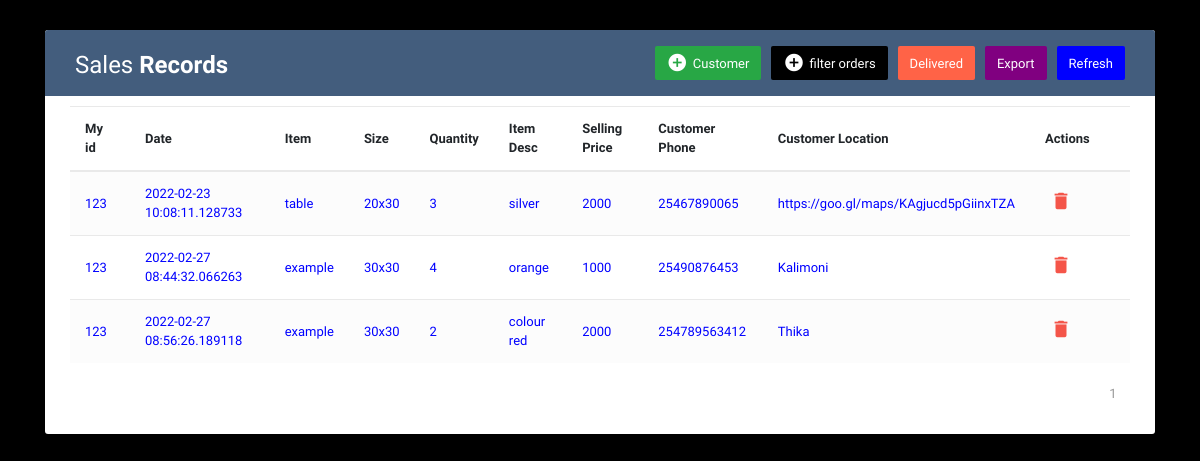
The app's page /sales (signed in), older data.
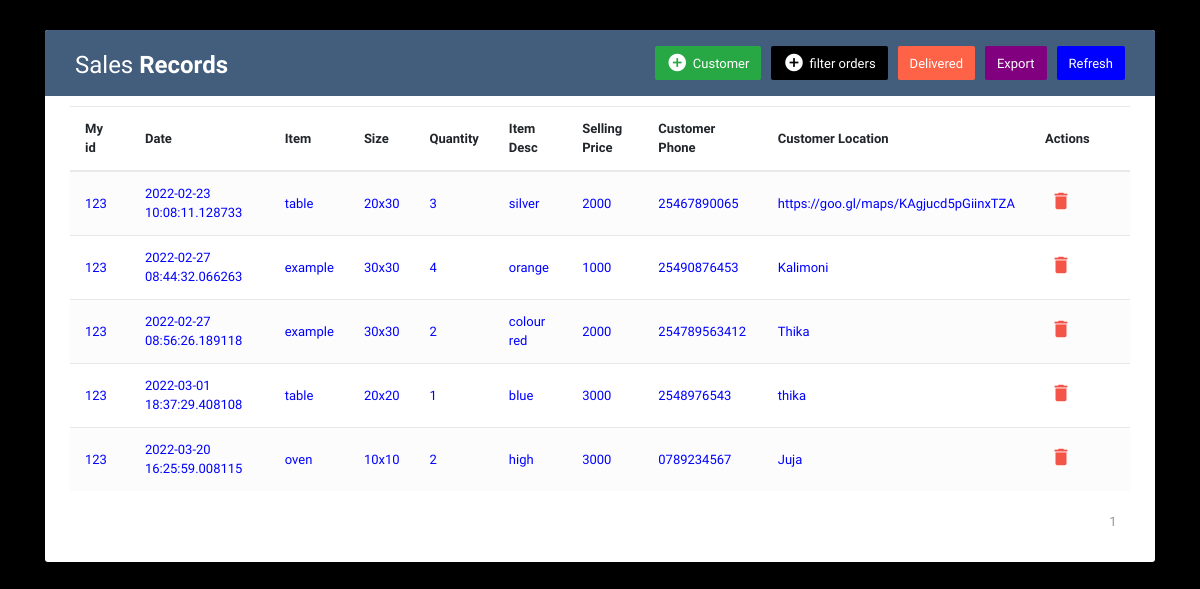
The same page, newer data.
### forms.py (models this page shows, shortened)
class orders(data.Model):
    id=data.Column(data.Integer,primary_key=True)
    eid=data.Column(data.Integer,nullable=True)
    fname=data.Column(data.String(50),nullable=True)
    phone=data.Column(data.String(20),nullable=True)
    item=data.Column(data.String(20),nullable=True)
    size=data.Column(data.Integer,nullable=True)
    quant=data.Column(data.Integer,nullable=True)
    desc=data.Column(data.Text,nullable=True)
    quantity=data.Column(data.String(10),nullable=True)
    sprice=data.Column(data.Integer,nullable=True)
    dprice=data.Column(data.Integer,nullable=True)
    ddate=data.Column(data.String(20),nullable=True)
    customer=data.Column(data.String(50),nullable=True)
    cphone=data.Column(data.String(20),nullable=True)
    town=data.Column(data.String(50),nullable=True)
    loc=data.Column(data.Text,nullable=True)
    date=data.Column(data.DateTime,nullable=False,default=datetime.utcnow)
    s_id=data.Column(data.Integer,data.ForeignKey('member.eid'),nullable=False)

### forms.py (the view)
@app.route("/sales")
@login_required
def sales():
    page=request.args.get("page",1,type=int)
    info=orders.query.filter_by(eid=current_user.eid).paginate(page=page,per_page=5)
    return render_template("sales.html",info=info,all=all)

### forms.py (called while the page is built)
@lm.user_loader
def load_user(s_id):
    return member.query.get(int(s_id))

### template/sales.html (shortened to what this page needs)
<!DOCTYPE html>
<html lang="en">
<head>
<link rel="stylesheet" href="https://stackpath.bootstrapcdn.com/bootstrap/4.5.0/css/bootstrap.min.css">
<link rel="stylesheet" href="https://maxcdn.bootstrapcdn.com/font-awesome/4.7.0/css/font-awesome.min.css">
</head>
<body style="background-color:black">
<div class="container-xl">
	<div class="table-responsive">
		<div class="table-wrapper">
			<div class="table-title">
				<div class="row">
					<div class="col-sm-6">
						<h2>Sales <b>Records</b></h2>
					</div>
					<div class="col-sm-6">
						<a href="{{url_for('sales')}}" class="btn btn-success" style="background-color:blue"> <span>Refresh</span></a>
						<a href="{{url_for('sales')}}" class="btn btn-success" style="background-color:purple"> <span>Export</span></a>
						<a href="#filterModal" class="btn btn-success" style="background-color:Tomato"> <span>Delivered </span></a>
						<a href="#filterModal" class="btn btn-success" style="background-color:black" data-toggle="modal"><i class="material-icons">&#xE147;</i> <span>filter orders</span></a>
						<a href="#addEmployeeModal" class="btn btn-success" data-toggle="modal"><i class="material-icons">&#xE147;</i> <span>Customer</span></a>
					</div>
				</div>
			</div>
			<table class="table table-striped table-hover" >
				<thead>
					<tr>
						<th>My id</th>
						<th>Date </th>
						<th>Item</th>
						<th>Size</th>
						<th>Quantity</th>
						<th>Item Desc</th>
						<th>Selling Price</th>
						<th>Customer Phone</th>
						<th>Customer Location</th>
						<th>Actions</th>
					</tr>
				</thead>
				<tbody style="color:blue">
					{% for data in info.items %}
					<tr>
						<td>{{data.eid}}</td>
						<td>{{data.date}}</td>
						<td>{{data.item}}</td>
						<td>{{data.size}}</td>
						<td>{{data.quant}}</td>
						<td>{{data.desc}}</td>
						<td>{{data.sprice}}</td>
						<td>{{data.cphone}}</td>
						<td>{{data.loc}}</td>
						<td>
							<a href="#deleteEmployeeModal" class="delete" data-toggle="modal"><i class="material-icons" data-toggle="tooltip" title="Revoke">&#xE872;</i></a>
						</td>
					</tr>
					{% endfor %}
				</tbody>
			</table>
			<div class="clearfix">
				<ul class="pagination">
					{% for pages in info.iter_pages() %}
					{% if pages %}
						<li class="page-item"><a href="{{url_for('sales',page=pages)}}" class="page-link">{{pages}}</a></li>
					{% else %}
					 ...
					 {% endif %}
           {% endfor %}
				</ul>
			</div>
		</div>
	</div>
</div>
</body>
</html>

Row changes from the older to the newer data that the page shows:
added orders: eid "123", date "2022-03-01 18:37:29.408108", item "table", size "20x20", quant "1", desc "blue", sprice "3000", cphone "2548976543", loc "thika"
added orders: eid "123", date "2022-03-20 16:25:59.008115", item "oven", size "10x10", quant "2", desc "high", sprice "3000", cphone "0789234567", loc "Juja"
